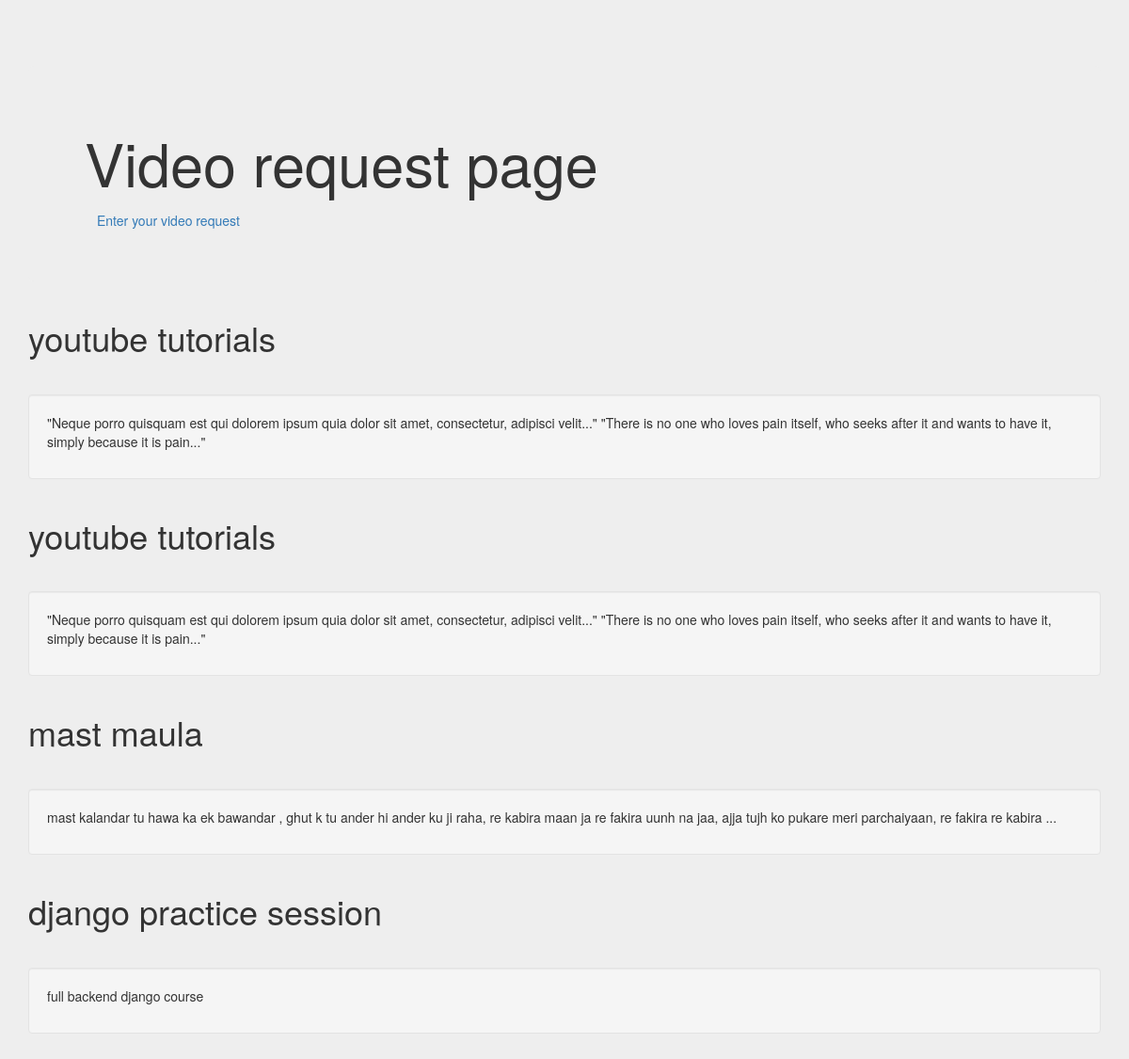
The app's page /videorequest/ with its own data.
### videorequest/models.py (models this page shows, shortened)
class Video(models.Model):
    videotitle = models.CharField(max_length=25)
    videodesc = models.TextField()
    date_added = models.DateTimeField(default=timezone.now)

### videorequest/views.py (the view)
# urls.py: path('', views.index,name='index'),
def index(request):
    videos = Video.objects.order_by('-date_added')
    context = {'videos': videos}
    return render(request, 'videorequest/index.html', context)

### videorequest/templates/videorequest/index.html (shortened to what this page needs)
{% load static%}
<!DOCTYPE html>
<html lang="en">
  <head>
    <link href="{% static 'videorequest/bootstrap.min.css' %}" rel="stylesheet">
    <link href="{% static 'videorequest/theme.css' %}" rel="stylesheet">
  </head>
  <body>
    <div class="container theme-showcase" role="main">
      <div class="jumbotron">
        <h1>Video request page</h1>
        <a type="button" class="btn btn-link" href="{% url 'vrform' %}">Enter your video request</a>
      </div>
      {% for v in videos %}
      <div class="page-header">
        <h1>{{v.videotitle}}</h1>
      </div>
      <div class="well">
        <p>{{v.videodesc}}</p>
      </div>
      {% endfor %}
    </div>
  </body>
</html>

### videorequest/static/videorequest/theme.css (style rules this page uses)
body { padding-top: 70px; padding-bottom: 30px; background-color: #eee; }

### records on screen
Video: videotitle "youtube tutorials", videodesc "\"Neque porro quisquam est qui dolorem ipsum quia dolor sit amet, consectetur, adipisci velit...\" \"There is no one who loves pain itself, who seeks after it and wants to have it, simply because it is pain...\""
Video: videotitle "youtube tutorials", videodesc "\"Neque porro quisquam est qui dolorem ipsum quia dolor sit amet, consectetur, adipisci velit...\" \"There is no one who loves pain itself, who seeks after it and wants to have it, simply because it is pain...\""
Video: videotitle "mast maula", videodesc "mast kalandar tu hawa ka ek bawandar , ghut k tu ander hi ander ku ji raha, re kabira maan ja re fakira uunh na jaa, ajja tujh ko pukare meri parchaiyaan, re fakira re kabira ..."
Video: videotitle "django practice session", videodesc "full backend django course"
